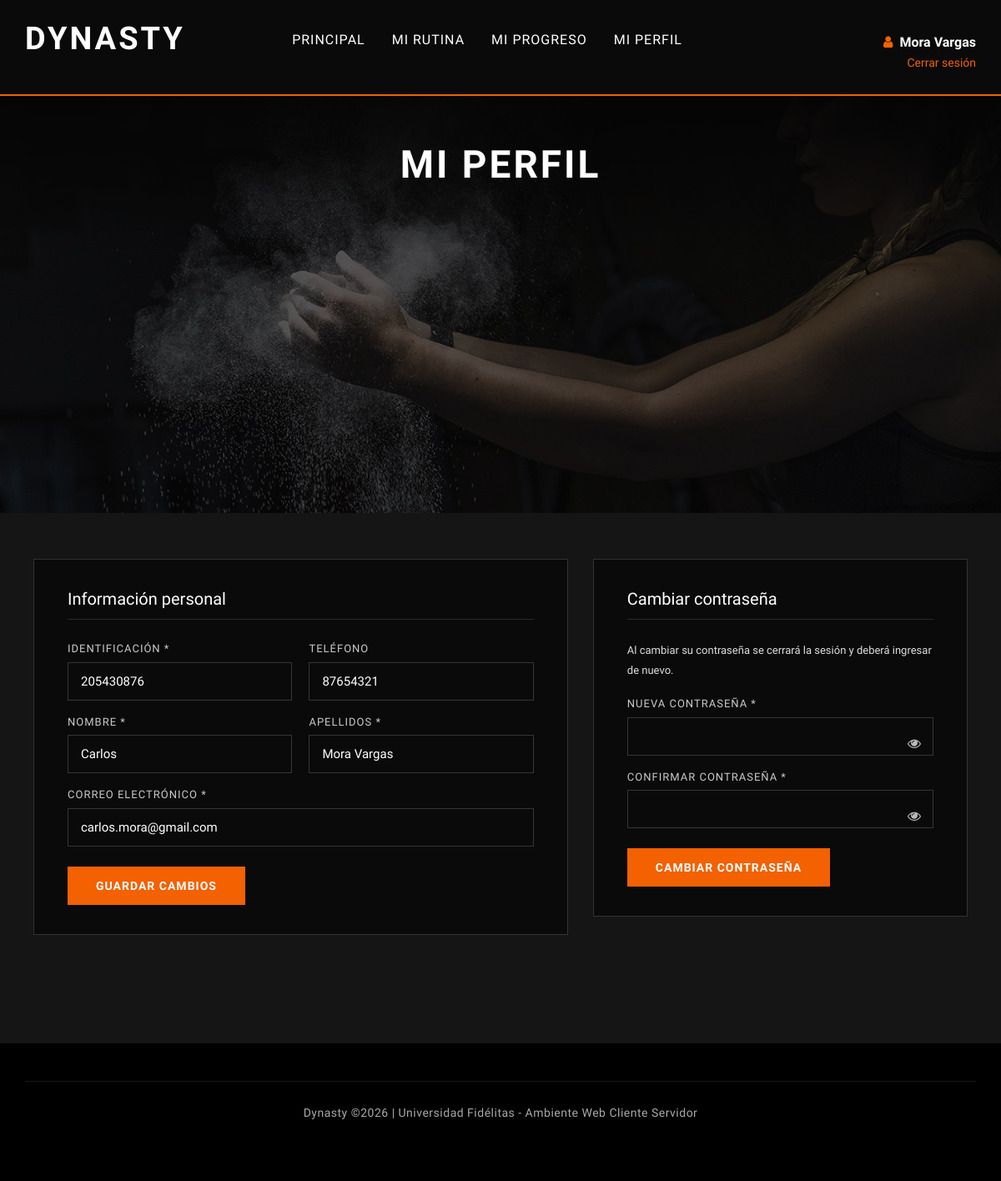
Page /DYNASTY_WEB_proyecto/View/vUsuario/MiPerfil.php (signed in) on the committed database.
### tables this page shows
CREATE TABLE `usuario` (
  `id_usuario` int(10) unsigned NOT NULL AUTO_INCREMENT,
  `id_rol` smallint(5) unsigned NOT NULL,
  `identificacion` varchar(25) NOT NULL,
  `nombre` varchar(80) NOT NULL,
  `apellidos` varchar(120) NOT NULL,
  `correo` varchar(150) NOT NULL,
  `telefono` varchar(20) DEFAULT NULL,
  `contrasena_hash` varchar(255) NOT NULL,
  `fecha_registro` datetime NOT NULL DEFAULT current_timestamp(),
  `estado` tinyint(1) NOT NULL DEFAULT 1,
  PRIMARY KEY (`id_usuario`),
  UNIQUE KEY `UQ_usuario_identificacion` (`identificacion`),
  UNIQUE KEY `UQ_usuario_correo` (`correo`),
  KEY `FK_usuario_rol` (`id_rol`),
  CONSTRAINT `FK_usuario_rol` FOREIGN KEY (`id_rol`) REFERENCES `rol` (`id_rol`) ON UPDATE CASCADE
);

### DYNASTY_WEB_proyecto/Model/UsuarioModel.php (called while the page is built, shortened)
<?php
    function ConsultarUsuarioModel($idUsuario)
    {
        try
        {
            $conn = OpenDB();
            $stmt = $conn -> prepare("CALL spConsultarUsuario(?)");
            $stmt -> bind_param("i", $idUsuario);
            $stmt -> execute();
            $response = $stmt -> get_result();
            $datos = null;
            while($fila = $response -> fetch_assoc())
            {
                $datos = $fila;
            }
            return $datos;
        }
        catch(Exception $e)
        {
            AddError($e, 'ConsultarUsuarioModel');
            return null;
        }
    }

### DYNASTY_WEB_proyecto/Controller/UsuarioController.php (called while the page is built, shortened)
<?php
    include_once $_SERVER['DOCUMENT_ROOT'] . '/Dynasty/DYNASTY_WEB_proyecto/Model/UsuarioModel.php';
    function ConsultarUsuario()
    {
        return ConsultarUsuarioModel($_SESSION["IdUsuario"]);
    }

### DYNASTY_WEB_proyecto/View/vUsuario/MiPerfil.php (the view, shortened to what this page needs)
<?php
    include_once $_SERVER['DOCUMENT_ROOT'] . '/Dynasty/DYNASTY_WEB_proyecto/Controller/UsuarioController.php';
    include_once $_SERVER['DOCUMENT_ROOT'] . '/Dynasty/DYNASTY_WEB_proyecto/View/LayoutInterno.php';
    $usuario = ConsultarUsuario();
?>
<!DOCTYPE html>
<html lang="es">
<body>
    <section class="seccion-sistema">
        <div class="container-fluid">
            <div class="row">
                <div class="col-lg-7">
                    <div class="form-sistema">
                        <h3>Información personal</h3>
                        <form action="" method="post">
                            <div class="row">
                                <div class="col-md-6">
                                    <label>Identificación *</label>
                                    <input type="text" name="identificacion" maxlength="25" value="<?= htmlspecialchars($usuario["identificacion"]) ?>" required>
                                </div>
                                <div class="col-md-6">
                                    <label>Teléfono</label>
                                    <input type="text" name="telefono" maxlength="20" value="<?= htmlspecialchars($usuario["telefono"]) ?>">
                                </div>
                            </div>
                            <div class="row">
                                <div class="col-md-6">
                                    <label>Nombre *</label>
                                    <input type="text" name="nombre" maxlength="80" value="<?= htmlspecialchars($usuario["nombre"]) ?>" required>
                                </div>
                                <div class="col-md-6">
                                    <label>Apellidos *</label>
                                    <input type="text" name="apellidos" maxlength="120" value="<?= htmlspecialchars($usuario["apellidos"]) ?>" required>
                                </div>
                            </div>
                            <label>Correo electrónico *</label>
                            <input type="email" name="correo" maxlength="150" value="<?= htmlspecialchars($usuario["correo"]) ?>" required>
                            <button type="submit" name="btnCambiarPerfil" class="site-btn">Guardar cambios</button>
                        </form>
                    </div>
                </div>
                <div class="col-lg-5">
                    <div class="form-sistema">
                        <h3>Cambiar contraseña</h3>
                        <p class="nota-formulario">
                            Al cambiar su contraseña se cerrará la sesión y deberá ingresar de nuevo.
                        </p>
                        <form action="" method="post">
                            <label>Nueva contraseña *</label>
                            <div class="campo-password">
                                <input type="password" name="nuevaContrasena" minlength="6" required>
                                <i class="fa fa-eye ojito" onclick="alternarContrasena(this);"></i>
                            </div>
                            <label>Confirmar contraseña *</label>
                            <div class="campo-password">
                                <input type="password" name="confirmacion" minlength="6" required>
                                <i class="fa fa-eye ojito" onclick="alternarContrasena(this);"></i>
                            </div>
                            <button type="submit" name="btnCambiarContrasena" class="site-btn">Cambiar contraseña</button>
                        </form>
                    </div>
                </div>
            </div>
        </div>
    </section>
</body>
</html>

### DYNASTY_WEB_proyecto/css/style.css (style rules this page uses)
html, body { height: 100%; font-family: "Muli", sans-serif; -webkit-font-smoothing: antialiased; font-smoothing: antialiased; }
h1, h2, h3, h4, h5, h6 { margin: 0; color: #111111; font-weight: 400; font-family: "Oswald", sans-serif; }
h3 { font-size: 30px; }
p { font-size: 14px; font-family: "Muli", sans-serif; color: #a9a9a9; font-weight: 400; line-height: 24px; margin: 0 0 15px 0; }

### DYNASTY_WEB_proyecto/css/dynasty.css (style rules this page uses)
.seccion-sistema { background: #151515; padding: 60px 0 80px 0; min-height: 55vh; }
.form-sistema { background: #0a0a0a; border: 1px solid #333333; padding: 30px; margin-bottom: 35px; }
.form-sistema h3 { color: #ffffff; font-size: 20px; margin-bottom: 20px; }
.form-sistema label { color: #b9b9b9; font-size: 13px; text-transform: uppercase; letter-spacing: 1px; display: block; margin-bottom: 6px; }
.form-sistema input, .form-sistema select, .form-sistema textarea { width: 100%; height: 46px; border: 1px solid #363636; background: transparent; color: #ffffff; font-size: 15px; padding-left: 15px; margin-bottom: 16px; }
.seccion-sistema { padding: 55px 0 90px 0; }
.form-sistema { padding: 35px 40px; margin-bottom: 40px; }
.form-sistema h3 { margin-bottom: 25px; padding-bottom: 12px; border-bottom: 1px solid #2a2a2a; }
.form-sistema .row { margin-left: -10px; margin-right: -10px; }
.form-sistema .row > div { padding-left: 10px; padding-right: 10px; }
.form-sistema .site-btn { margin-top: 8px; }
.campo-password { position: relative; }
.campo-password input { padding-right: 45px !important; }
.campo-password .ojito { position: absolute; right: 15px; top: 50%; transform: translateY(-50%); color: #b9b9b9; cursor: pointer; font-size: 16px; z-index: 5; }
.site-btn { display: inline-block; border: none; cursor: pointer; background: #f36100; color: #ffffff; font-family: "Oswald", sans-serif; font-size: 14px; font-weight: 700; letter-spacing: 1px; text-transform: uppercase; padding: 15px 34px; line-height: normal; transition: background .2s ease; }
.nota-formulario { color: #b9b9b9; font-size: 13px; margin-bottom: 18px; }
.seccion-sistema p, .auth-section p, .seccion-sistema li, .seccion-sistema td, .seccion-sistema span:not(.badge-estado):not(.numero):not(.estado-activo):not(.estado-inactivo) { color: #dedede; }
.seccion-sistema h3, .seccion-sistema h4, .seccion-sistema h5, .auth-card h3, .auth-card h4 { color: #ffffff; }
.seccion-sistema label, .auth-card label { color: #c9c9c9; }
.form-sistema input, .form-sistema select, .form-sistema textarea, .filtros-sistema input, .filtros-sistema select, .auth-card input { color: #ffffff; }
.form-sistema input::placeholder, .form-sistema textarea::placeholder, .filtros-sistema input::placeholder, .auth-card input::placeholder { color: #a6a6a6; opacity: 1; }
.tarjeta-info .meta, .dato-linea span, .ayuda-campo, .nota-formulario, .texto-tenue { color: #b9b9b9; }
.seccion-sistema .container-fluid { max-width: 1720px; margin: 0 auto; padding-left: 40px; padding-right: 40px; }

### rows in the picture
usuario: identificacion "205430876", telefono "87654321", nombre "Carlos", apellidos "Mora Vargas", correo "carlos.mora@gmail.com"

### other values in the picture
$nombre "Mora Vargas"
$titulo "MI PERFIL"
